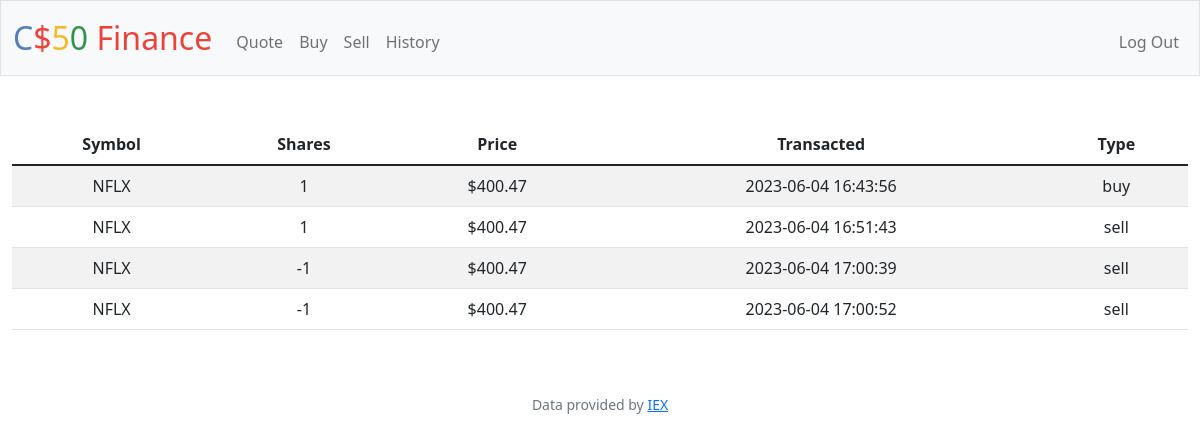
The app's page /history (signed in) with its own data.
### tables this page shows
CREATE TABLE 'stocks' ('userID' INTEGER, 'symbol' TEXT, 'shares' INTEGER, 'price' REAL, 'operation' TEXT, 'time' DATETIME DEFAULT CURRENT_TIMESTAMP);

### app.py (the view)
@app.route("/history")
@login_required
def history():
    stocks = db.execute("SELECT * FROM stocks WHERE userID = ?", session["user_id"])
    return render_template("history.html", stocks=stocks)

### app.py (called while the page is built)
@app.after_request
def after_request(response):
    response.headers["Cache-Control"] = "no-cache, no-store, must-revalidate"
    response.headers["Expires"] = 0
    response.headers["Pragma"] = "no-cache"
    return response

### helpers.py (called while the page is built)
def login_required(f):
    @wraps(f)
    def decorated_function(*args, **kwargs):
        if session.get("user_id") is None:
            return redirect("/login")
        return f(*args, **kwargs)
    return decorated_function

def usd(value):
    return f"${value:,.2f}"

### templates/history.html (shortened to what this page needs)
{% extends "layout.html" %}
{% block main %}
<table class="table table-striped">
  <thead>
    <th>Symbol</th>
    <th>Shares</th>
    <th>Price</th>
    <th>Transacted</th>
    <th>Type</th>
  </thead>
  <tbody>
    {% for stock in stocks %}
    <tr>
      <td>{{stock.symbol}}</td>
      <td>{{stock.shares}}</td>
      <td>{{stock.price | usd}}</td>
      <td>{{stock.time}}</td>
      <td>{{stock.operation}}</td>
    </tr>
    {% endfor %}
  </tbody>
</table>
{% endblock %}

### templates/layout.html (shortened to what this page needs)
<!DOCTYPE html>
<html lang="en">
    <head>
        <link href="https://cdn.jsdelivr.net/npm/bootstrap@5.1.3/dist/css/bootstrap.min.css" rel="stylesheet">
        <link href="/static/styles.css" rel="stylesheet">
    </head>
    <body>
        <nav class="bg-light border navbar navbar-expand-md navbar-light">
            <div class="container-fluid">
                <a class="navbar-brand" href="/"><span class="blue">C</span><span class="red">$</span><span class="yellow">5</span><span class="green">0</span> <span class="red">Finance</span></a>
                <div class="collapse navbar-collapse" id="navbar">
                    {% if session["user_id"] %}
                        <ul class="navbar-nav me-auto mt-2">
                            <li class="nav-item"><a class="nav-link" href="/quote">Quote</a></li>
                            <li class="nav-item"><a class="nav-link" href="/buy">Buy</a></li>
                            <li class="nav-item"><a class="nav-link" href="/sell">Sell</a></li>
                            <li class="nav-item"><a class="nav-link" href="/history">History</a></li>
                        </ul>
                        <ul class="navbar-nav ms-auto mt-2">
                            <li class="nav-item"><a class="nav-link" href="/logout">Log Out</a></li>
                        </ul>
                    {% else %}
                        <ul class="navbar-nav ms-auto mt-2">
                            <li class="nav-item"><a class="nav-link" href="/register">Register</a></li>
                            <li class="nav-item"><a class="nav-link" href="/login">Log In</a></li>
                        </ul>
                    {% endif %}
                </div>
            </div>
        </nav>
        <main class="container-fluid py-5 text-center">
            {% block main %}{% endblock %}
        </main>
        <footer class="mb-5 small text-center text-muted">
            Data provided by <a href="https://iexcloud.io/">IEX</a>
        </footer>
    </body>
</html>

### static/styles.css (style rules this page uses)
nav .navbar-brand { font-size: xx-large; }
nav .navbar-brand .blue { color: #537fbe; }
nav .navbar-brand .red { color: #ea433b; }
nav .navbar-brand .yellow { color: #f5b82e; }
nav .navbar-brand .green { color: #2e944b; }

### records on screen
stocks: symbol "NFLX", shares "1", price "$400.47", time "2023-06-04 16:43:56", operation "buy"
stocks: symbol "NFLX", shares "1", price "$400.47", time "2023-06-04 16:51:43", operation "sell"
stocks: symbol "NFLX", shares "-1", price "$400.47", time "2023-06-04 17:00:39", operation "sell"
stocks: symbol "NFLX", shares "-1", price "$400.47", time "2023-06-04 17:00:52", operation "sell"
